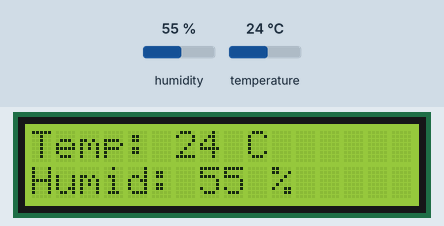
Recording of a sketch running on a simulated Arduino Uno, built with avr-gcc and run on an emulated ATmega328P. Parts: 16×2 character LCD. The inputs (shaded band) are chosen by the test bench; at power-on: humidity 55 %, temperature 24 °C. What the sketch prints to the serial monitor is not drawn.

Above: at 1.2 s.
1.3 s: humidity set to 22 %
At 2.8 s:
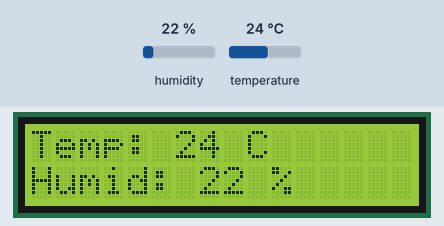
4.0 s: temperature set to 12 °C
At 4.9 s:
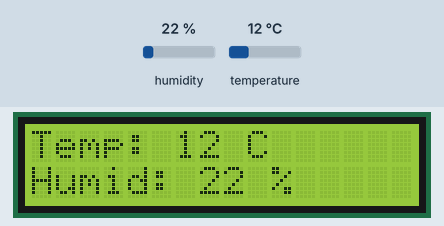
6.7 s: humidity set to 40 %
At 9.1 s:
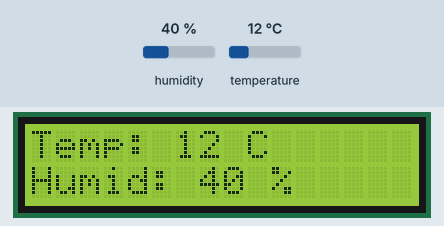
9.8 s: temperature set to 19 °C
At 11.2 s:
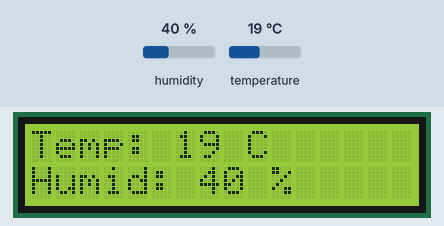
Timing chart, 0 to 12.8 s (numbered marks = the images above; inputs shaded):
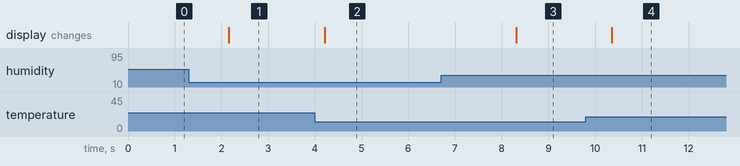

Measured:
- after the input at 1.3 s, the display: changes after 0.86 s (image 1)
- after the input at 4.0 s, the display: changes after 0.21 s (image 2)
- after the input at 6.7 s, the display: changes after 1.6 s (image 3)
- after the input at 9.8 s, the display: changes after 0.55 s (image 4)

The sketch:

temp_hum.ino
```cpp
#include <SimpleDHT.h>
#include <Wire.h>
#include <LiquidCrystal_I2C.h>

int pinDHT11 = 2;
SimpleDHT11 dht11(pinDHT11);
LiquidCrystal_I2C lcd(0x27, 16, 2);

void setup() {
  Serial.begin(9600);
  lcd.init();
  lcd.backlight();
}

void loop() {
  Serial.println("=================================");
  Serial.println("Sample DHT11...");
  byte temperature = 0;
  byte humidity = 0;
  int err = dht11.read(&temperature, &humidity, NULL);
  if (err != SimpleDHTErrSuccess) {
    Serial.print("Read DHT11 failed, err=");
    Serial.println(err);
    delay(2000);
    return;
  }
  lcd.clear();
  lcd.setCursor(0, 0);
  lcd.print("Temp: "); lcd.print((int)temperature); lcd.print(" C");
  lcd.setCursor(0, 1);
  lcd.print("Humid: "); lcd.print((int)humidity); lcd.print(" %");
  Serial.print("Temp = "); Serial.print((int)temperature);
  Serial.print(" C, Humidity = "); Serial.print((int)humidity);
  Serial.println(" %");
  delay(2000);
}
```
